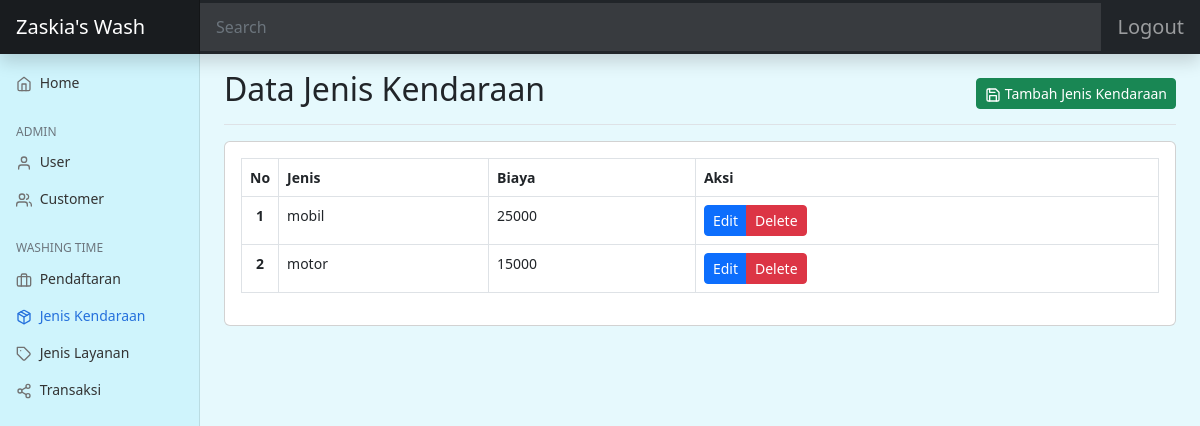
The page /dashboard/index.php?hal=jkendaraan (signed in) on the database its author committed.
### tables this page shows
CREATE TABLE `jenis_kendaraan` (
  `idjkendaraan` int(11) NOT NULL,
  `jenis` enum('mobil','motor') NOT NULL,
  `biaya` int(11) NOT NULL
);

### dashboard/jkendaraan/index.php (the view, shortened to what this page needs)
<?php
include('../connectDB/koneksi.php');
$sql = "SELECT * FROM jenis_kendaraan";
$result = mysqli_query($conn, $sql);
?>
<div class="d-flex justify-content-between flex-wrap flex-md-nowrap align-items-center pt-3 pb-2 mb-3 border-bottom">
    <h1 class="h2">Data Jenis Kendaraan</h1>
    <div class="btn-toolbar mb-2 mb-md-0">
        <a href="index.php?hal=jkendaraan-create" class="btn btn-sm btn-success">
        <span data-feather="save" class="align-text-bottom"></span>
            Tambah Jenis Kendaraan
        </a>
    </div>
</div>
<div class="card">
    <div class="card-body">
        <table class="table table-hover table-bordered">
            <thead>
                <tr>
                    <th scope="col" width='15'>No</th>
                    <th scope="col">Jenis</th>
                    <th scope="col">Biaya</th>
                    <th scope="col">Aksi</th>
                </tr>
            </thead>
            <tbody>
                <tr>
                <?php
                    if (mysqli_num_rows($result) > 0) {
                        $nmr = 1;
                        while ($row = mysqli_fetch_assoc($result)) { ?>
                            <th scope="row" class="text-center"><?= $nmr; ?></th>
                            <td>
                                <?= $row['jenis']; ?>
                            </td>
                            <td>
                                <?= $row['biaya']; ?>
                            </td>
                            <td>
                                <div class="btn-group me-2">
                                    <a href="index.php?hal=jkendaraan-edit&id=<?= $row['idjkendaraan']; ?>&jenis=<?= $row['jenis']; ?>&biaya=<?= $row['biaya']; ?>" class="btn btn-sm btn-primary">Edit</a>
                                    <button class="btn btn-sm btn-danger" onclick="(hapus('<?= $row['jenis']; ?>'))">Delete</button>
                                </div>
                            </td>
                </tr>
                <?php
                        $nmr++;
                        }
                    } else {
                        echo "0 results";
                    }
                    ?>
            </tbody>
        </table>
    </div>
</div>

### dashboard/css/dashboard.css (style rules this page uses)
body { font-size: .875rem; }
.feather { width: 16px; height: 16px; }

### rows shown on the page
jenis_kendaraan: jenis "mobil", biaya "25000"
jenis_kendaraan: jenis "motor", biaya "15000"
